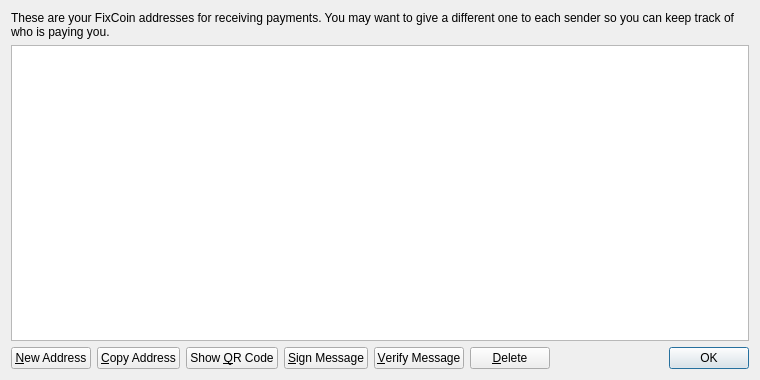
<?xml version="1.0" encoding="UTF-8"?>
<ui version="4.0">
 <class>AddressBookPage</class>
 <widget class="QWidget" name="AddressBookPage">
  <property name="geometry">
   <rect>
    <x>0</x>
    <y>0</y>
    <width>760</width>
    <height>380</height>
   </rect>
  </property>
  <property name="windowTitle">
   <string>Address Book</string>
  </property>
  <layout class="QVBoxLayout" name="verticalLayout">
   <item>
    <widget class="QLabel" name="labelExplanation">
     <property name="text">
      <string>These are your FixCoin addresses for receiving payments. You may want to give a different one to each sender so you can keep track of who is paying you.</string>
     </property>
     <property name="textFormat">
      <enum>Qt::PlainText</enum>
     </property>
     <property name="wordWrap">
      <bool>true</bool>
     </property>
    </widget>
   </item>
   <item>
    <widget class="QTableView" name="tableView">
     <property name="contextMenuPolicy">
      <enum>Qt::CustomContextMenu</enum>
     </property>
     <property name="toolTip">
      <string>Double-click to edit address or label</string>
     </property>
     <property name="tabKeyNavigation">
      <bool>false</bool>
     </property>
     <property name="alternatingRowColors">
      <bool>true</bool>
     </property>
     <property name="selectionMode">
      <enum>QAbstractItemView::SingleSelection</enum>
     </property>
     <property name="selectionBehavior">
      <enum>QAbstractItemView::SelectRows</enum>
     </property>
     <property name="sortingEnabled">
      <bool>true</bool>
     </property>
     <attribute name="verticalHeaderVisible">
      <bool>false</bool>
     </attribute>
    </widget>
   </item>
   <item>
    <layout class="QHBoxLayout" name="horizontalLayout">
     <item>
      <widget class="QPushButton" name="newAddressButton">
       <property name="toolTip">
        <string>Create a new address</string>
       </property>
       <property name="text">
        <string>&amp;New Address</string>
       </property>
       <property name="icon">
        <iconset resource="../bitcoin.qrc">
         <normaloff>:/icons/add</normaloff>:/icons/add</iconset>
       </property>
      </widget>
     </item>
     <item>
      <widget class="QPushButton" name="copyToClipboard">
       <property name="toolTip">
        <string>Copy the currently selected address to the system clipboard</string>
       </property>
       <property name="text">
        <string>&amp;Copy Address</string>
       </property>
       <property name="icon">
        <iconset resource="../bitcoin.qrc">
         <normaloff>:/icons/editcopy</normaloff>:/icons/editcopy</iconset>
       </property>
      </widget>
     </item>
     <item>
      <widget class="QPushButton" name="showQRCode">
       <property name="text">
        <string>Show &amp;QR Code</string>
       </property>
       <property name="icon">
        <iconset resource="../bitcoin.qrc">
         <normaloff>:/icons/qrcode</normaloff>:/icons/qrcode</iconset>
       </property>
      </widget>
     </item>
     <item>
      <widget class="QPushButton" name="signMessage">
       <property name="toolTip">
        <string>Sign a message to prove you own a Bitcoin address</string>
       </property>
       <property name="text">
        <string>&amp;Sign Message</string>
       </property>
       <property name="icon">
        <iconset resource="../bitcoin.qrc">
         <normaloff>:/icons/edit</normaloff>:/icons/edit</iconset>
       </property>
      </widget>
     </item>
     <item>
      <widget class="QPushButton" name="verifyMessage">
       <property name="toolTip">
        <string>Verify a message to ensure it was signed with a specified Bitcoin address</string>
       </property>
       <property name="text">
        <string>&amp;Verify Message</string>
       </property>
       <property name="icon">
        <iconset resource="../bitcoin.qrc">
         <normaloff>:/icons/transaction_0</normaloff>:/icons/transaction_0</iconset>
       </property>
      </widget>
     </item>
     <item>
      <widget class="QPushButton" name="deleteButton">
       <property name="toolTip">
        <string>Delete the currently selected address from the list. Only sending addresses can be deleted.</string>
       </property>
       <property name="text">
        <string>&amp;Delete</string>
       </property>
       <property name="icon">
        <iconset resource="../bitcoin.qrc">
         <normaloff>:/icons/remove</normaloff>:/icons/remove</iconset>
       </property>
      </widget>
     </item>
     <item>
      <spacer name="horizontalSpacer">
       <property name="orientation">
        <enum>Qt::Horizontal</enum>
       </property>
       <property name="sizeHint" stdset="0">
        <size>
         <width>40</width>
         <height>20</height>
        </size>
       </property>
      </spacer>
     </item>
     <item>
      <widget class="QDialogButtonBox" name="buttonBox">
       <property name="sizePolicy">
        <sizepolicy hsizetype="Maximum" vsizetype="Fixed">
         <horstretch>0</horstretch>
         <verstretch>0</verstretch>
        </sizepolicy>
       </property>
       <property name="standardButtons">
        <set>QDialogButtonBox::Ok</set>
       </property>
      </widget>
     </item>
    </layout>
   </item>
  </layout>
 </widget>
 <resources>
  <include location="../bitcoin.qrc"/>
 </resources>
 <connections/>
</ui>
